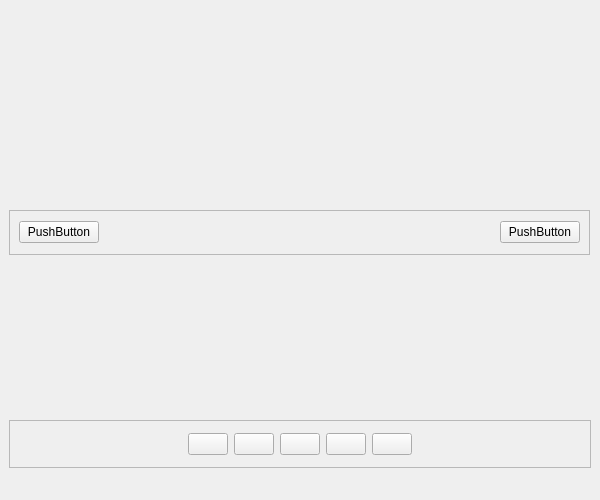
<?xml version="1.0" encoding="UTF-8"?>
<ui version="4.0">
 <class>Carousel</class>
 <widget class="QWidget" name="Carousel">
  <property name="geometry">
   <rect>
    <x>0</x>
    <y>0</y>
    <width>600</width>
    <height>500</height>
   </rect>
  </property>
  <property name="windowTitle">
   <string>Form</string>
  </property>
  <widget class="QFrame" name="indicator">
   <property name="geometry">
    <rect>
     <x>9</x>
     <y>420</y>
     <width>582</width>
     <height>48</height>
    </rect>
   </property>
   <property name="maximumSize">
    <size>
     <width>16777215</width>
     <height>48</height>
    </size>
   </property>
   <property name="frameShape">
    <enum>QFrame::StyledPanel</enum>
   </property>
   <property name="frameShadow">
    <enum>QFrame::Raised</enum>
   </property>
   <layout class="QHBoxLayout" name="horizontalLayout">
    <item>
     <spacer name="horizontalSpacer">
      <property name="orientation">
       <enum>Qt::Horizontal</enum>
      </property>
      <property name="sizeHint" stdset="0">
       <size>
        <width>187</width>
        <height>20</height>
       </size>
      </property>
     </spacer>
    </item>
    <item>
     <widget class="QPushButton" name="pushButtonFirst">
      <property name="text">
       <string/>
      </property>
     </widget>
    </item>
    <item>
     <widget class="QPushButton" name="pushButtonSecond">
      <property name="text">
       <string/>
      </property>
     </widget>
    </item>
    <item>
     <widget class="QPushButton" name="pushButtonThird">
      <property name="text">
       <string/>
      </property>
     </widget>
    </item>
    <item>
     <widget class="QPushButton" name="pushButtonForth">
      <property name="text">
       <string/>
      </property>
     </widget>
    </item>
    <item>
     <widget class="QPushButton" name="pushButtonFifth">
      <property name="text">
       <string/>
      </property>
     </widget>
    </item>
    <item>
     <spacer name="horizontalSpacer_2">
      <property name="orientation">
       <enum>Qt::Horizontal</enum>
      </property>
      <property name="sizeHint" stdset="0">
       <size>
        <width>187</width>
        <height>20</height>
       </size>
      </property>
     </spacer>
    </item>
   </layout>
  </widget>
  <widget class="QWidget" name="widget" native="true">
   <property name="geometry">
    <rect>
     <x>0</x>
     <y>0</y>
     <width>600</width>
     <height>500</height>
    </rect>
   </property>
   <widget class="QLabel" name="labelFIrst">
    <property name="geometry">
     <rect>
      <x>0</x>
      <y>0</y>
      <width>600</width>
      <height>500</height>
     </rect>
    </property>
    <property name="text">
     <string/>
    </property>
   </widget>
   <widget class="QLabel" name="labelSecond">
    <property name="geometry">
     <rect>
      <x>0</x>
      <y>0</y>
      <width>600</width>
      <height>500</height>
     </rect>
    </property>
    <property name="text">
     <string/>
    </property>
   </widget>
   <widget class="QLabel" name="labelThird">
    <property name="geometry">
     <rect>
      <x>0</x>
      <y>0</y>
      <width>600</width>
      <height>500</height>
     </rect>
    </property>
    <property name="sizePolicy">
     <sizepolicy hsizetype="Expanding" vsizetype="Maximum">
      <horstretch>6</horstretch>
      <verstretch>0</verstretch>
     </sizepolicy>
    </property>
    <property name="text">
     <string/>
    </property>
   </widget>
   <widget class="QLabel" name="labelForth">
    <property name="geometry">
     <rect>
      <x>0</x>
      <y>0</y>
      <width>600</width>
      <height>500</height>
     </rect>
    </property>
    <property name="text">
     <string/>
    </property>
   </widget>
   <widget class="QLabel" name="labelFifth">
    <property name="geometry">
     <rect>
      <x>0</x>
      <y>0</y>
      <width>600</width>
      <height>500</height>
     </rect>
    </property>
    <property name="text">
     <string/>
    </property>
   </widget>
   <zorder>labelFIrst</zorder>
   <zorder>labelSecond</zorder>
   <zorder>labelForth</zorder>
   <zorder>labelFifth</zorder>
   <zorder>labelThird</zorder>
  </widget>
  <widget class="QFrame" name="direction">
   <property name="geometry">
    <rect>
     <x>9</x>
     <y>210</y>
     <width>581</width>
     <height>45</height>
    </rect>
   </property>
   <property name="frameShape">
    <enum>QFrame::StyledPanel</enum>
   </property>
   <property name="frameShadow">
    <enum>QFrame::Raised</enum>
   </property>
   <layout class="QHBoxLayout" name="horizontalLayout_2">
    <item>
     <widget class="QPushButton" name="pushButtonPre">
      <property name="text">
       <string>PushButton</string>
      </property>
     </widget>
    </item>
    <item>
     <spacer name="horizontalSpacer_3">
      <property name="orientation">
       <enum>Qt::Horizontal</enum>
      </property>
      <property name="sizeHint" stdset="0">
       <size>
        <width>40</width>
        <height>20</height>
       </size>
      </property>
     </spacer>
    </item>
    <item>
     <widget class="QPushButton" name="pushButtonNext">
      <property name="text">
       <string>PushButton</string>
      </property>
     </widget>
    </item>
   </layout>
  </widget>
  <zorder>widget</zorder>
  <zorder>direction</zorder>
  <zorder>indicator</zorder>
 </widget>
 <resources/>
 <connections/>
</ui>
